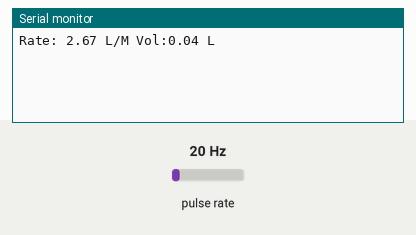
Recording of a sketch running on a simulated Arduino Uno, built with avr-gcc and run on an emulated ATmega328P. On the bench: the last lines printed to the serial monitor. Wiring (inferred from the names in the program): pulse sensor: data pin 2. The test bench sets the inputs (shaded band); at power-on: pulse rate 20 Hz.

Above: at 1.2 s.
1.3 s: pulse rate (sensor on pin 2) set to 4 Hz
At 2.6 s:
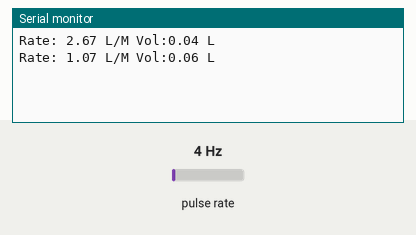
2.8 s: pulse rate (sensor on pin 2) set to 50 Hz
At 3.8 s:
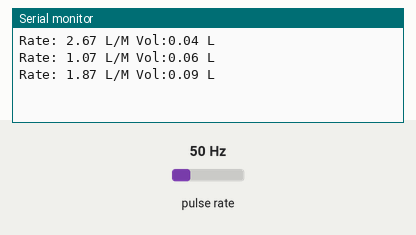
Timing chart, 0 to 5.8 s (numbered marks = the images above; inputs shaded):
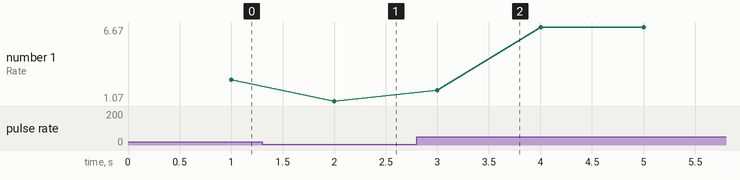

The sketch:

flow_sensor_code1.ino
```cpp
float vol = 0.0,l_minute;
unsigned char flowsensor = 2; // Sensor Input
unsigned long currentTime;
unsigned long cloopTime;
unsigned long flow_frequency;
void flow () // Interrupt function to increment flow
{
   flow_frequency++;
}
void setup()
{
   Serial.begin(9600);
   pinMode(flowsensor, INPUT);
   digitalWrite(flowsensor, HIGH); // Optional Internal Pull-Up
   attachInterrupt(digitalPinToInterrupt(flowsensor), flow, RISING); // Setup Interrupt
   currentTime = millis();
   cloopTime = currentTime;
}

void loop ()
{
   currentTime = millis();
   if(currentTime >= (cloopTime + 1000))
   {
    cloopTime = currentTime; // Updates cloopTime
    if(flow_frequency != 0)
    {
       l_minute = (flow_frequency / 7.5);
      Serial.print("Rate: ");
      Serial.print(l_minute);
      Serial.print(" L/M ");
      l_minute = l_minute/60;
      vol = vol +l_minute;
      Serial.print("Vol:");
      Serial.print(vol);
      Serial.println(" L");
      flow_frequency = 0; // Reset Counter
//      Serial.print(l_minute, DEC); // Print litres/hour
//      Serial.println(" L/Sec");
    }
    else {
      Serial.println(" flow rate = 0 ");
      Serial.print("Rate: ");
      Serial.print( flow_frequency );
      Serial.print(" L/M ");
      Serial.print("Vol:");
      Serial.print(vol);
      Serial.print(" L");
    }
   }
}
```

Measured:
- after the input at 1.3 s, the serial monitor: prints a new line after 0.70 s (image 1)
- after the input at 2.8 s, the serial monitor: prints a new line after 0.20 s (image 2)
- plotted number 1: 2.67 → 1.07 after the input at 1.3 s, 1.07 → 6.67 after the input at 2.8 s
